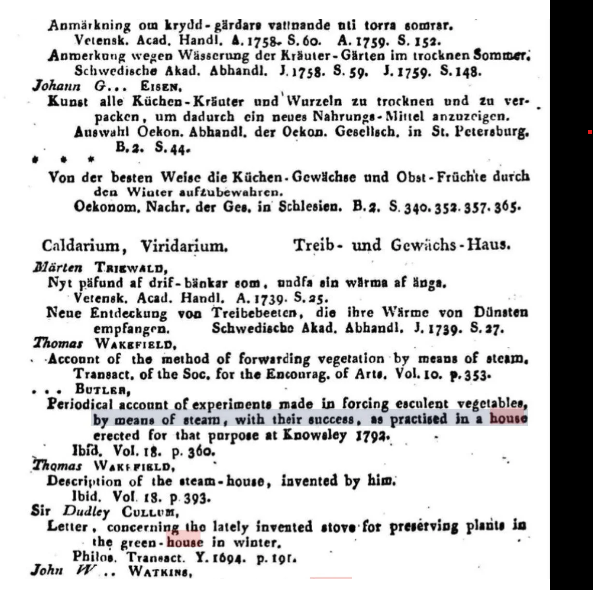
#> input picture data/sample_scan.png, 593 x 590 px
$ jupyter execute fraktur_orc_implementation.ipynb
#> lines starting #> are read from the running program, lines starting #| are printed output that depends on the picture; after the words box and inside, x2 and y2 are one past the last pixel; in counts of white or black regions, pixels touching at a corner belong together
[cell 1]
#!/usr/bin/env python3
"""
Fraktur OCR Implementation using Python
Supports multiple OCR engines with Fraktur-specific configurations
"""

import cv2
import numpy as np
from PIL import Image
import pytesseract
import argparse
import os
from pathlib import Path

class FrakturOCR:
    def __init__(self, engine='tesseract'):
        """
        Initialize Fraktur OCR processor

        Args:
            engine (str): OCR engine to use ('tesseract', 'easyocr')
        """
        self.engine = engine
        self.setup_engine()

    def setup_engine(self):
        """Setup the OCR engine with Fraktur-specific configurations"""
        if self.engine == 'tesseract':
            # Tesseract configuration for Fraktur
            # Using German language model and specific configs
            self.tesseract_config = r'--oem 3 --psm 6 -l deu_frak'

            # Alternative configs for different scenarios
            self.configs = {
                'default': r'--oem 3 --psm 6 -l deu_frak',
                'single_block': r'--oem 3 --psm 6 -l deu_frak',
                'single_line': r'--oem 3 --psm 7 -l deu_frak',
                'word': r'--oem 3 --psm 8 -l deu_frak',
                'sparse': r'--oem 3 --psm 11 -l deu_frak'
            }
        elif self.engine == 'easyocr':
            try:
                import easyocr
                self.reader = easyocr.Reader(['de'])
            except ImportError:
                raise ImportError("EasyOCR not installed. Install with: pip install easyocr")

    def preprocess_image(self, image_path, preprocessing_type='standard'):
        """
        Preprocess image for better Fraktur OCR results

        Args:
            image_path (str): Path to the input image
            preprocessing_type (str): Type of preprocessing to apply

        Returns:
            numpy.ndarray: Preprocessed image
        """
#> called with image_path = 'data/sample_scan.png', preprocessing_type = 'standard'
        # Load image
        if isinstance(image_path, str):
            img = cv2.imread(image_path)
#> img is the input picture: shape (590, 593, 3); mean B, G, R 205.9, 205.7, 205.8
        else:
            img = image_path

        if img is None:
            raise ValueError(f"Could not load image from {image_path}")

        # Convert to grayscale
        gray = cv2.cvtColor(img, cv2.COLOR_BGR2GRAY)

        if preprocessing_type == 'standard':
            # Standard preprocessing for Fraktur
            # Increase contrast
            clahe = cv2.createCLAHE(clipLimit=2.0, tileGridSize=(8,8))
            gray = clahe.apply(gray)
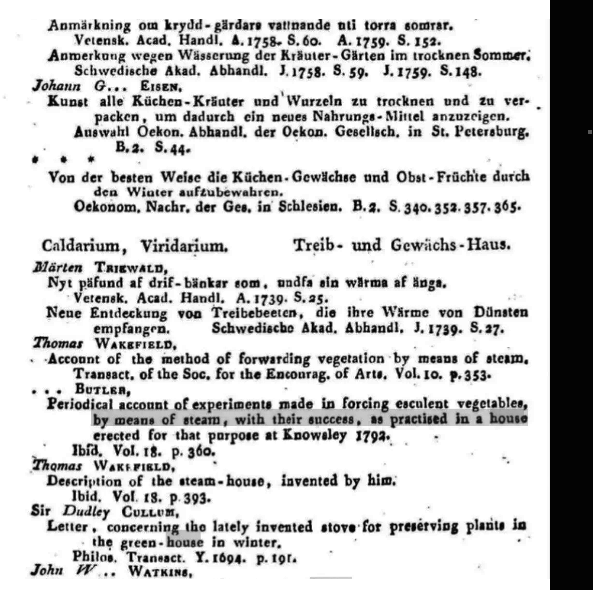
#> gray: shape (590, 593); min 1, max 255, mean 201.7

            # Gaussian blur to reduce noise
            gray = cv2.GaussianBlur(gray, (1, 1), 0)

            # Threshold to binary
            _, binary = cv2.threshold(gray, 0, 255, cv2.THRESH_BINARY + cv2.THRESH_OTSU)
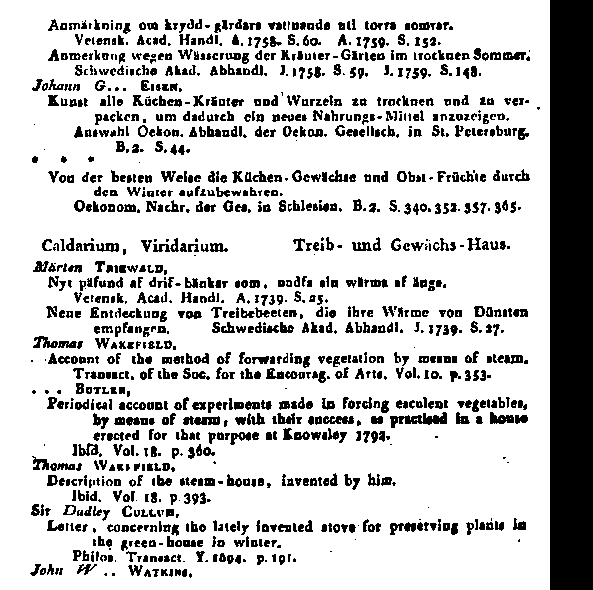
#> binary: shape (590, 593); 79% white; 1207 black regions (215 under 20 px), largest, box (x1, y1, x2, y2) and area: (550, 0, 593, 590) 25370, (390, 412, 447, 428) 433, (183, 416, 220, 425) 247

        elif preprocessing_type == 'aggressive':
            # More aggressive preprocessing for poor quality images
            # Resize image (upscale for better recognition)
            height, width = gray.shape
            gray = cv2.resize(gray, (width*2, height*2), interpolation=cv2.INTER_CUBIC)

            # Denoise
            gray = cv2.fastNlMeansDenoising(gray)

            # Enhance contrast
            clahe = cv2.createCLAHE(clipLimit=3.0, tileGridSize=(8,8))
            gray = clahe.apply(gray)

            # Morphological operations
            kernel = np.ones((1,1), np.uint8)
            gray = cv2.morphologyEx(gray, cv2.MORPH_CLOSE, kernel)

            # Threshold
            _, binary = cv2.threshold(gray, 0, 255, cv2.THRESH_BINARY + cv2.THRESH_OTSU)

        elif preprocessing_type == 'minimal':
            # Minimal preprocessing
            _, binary = cv2.threshold(gray, 127, 255, cv2.THRESH_BINARY)

        return binary

    def extract_text_tesseract(self, image, config_type='default'):
        """
        Extract text using Tesseract OCR

        Args:
            image (numpy.ndarray): Preprocessed image
            config_type (str): Configuration type to use

        Returns:
            str: Extracted text
        """
        config = self.configs.get(config_type, self.configs['default'])

        # Convert numpy array to PIL Image
        pil_image = Image.fromarray(image)

        # Extract text
        text = pytesseract.image_to_string(pil_image, config=config)

        return text.strip()

    # [51 lines left out: functions extract_text_easyocr, post_process_text, not called in this run]

    def process_image(self, image_path, preprocessing='standard',
                     config_type='default', post_process=True):
        """
        Complete OCR processing pipeline

        Args:
            image_path (str): Path to input image
            preprocessing (str): Preprocessing type
            config_type (str): OCR configuration type
            post_process (bool): Whether to apply post-processing

        Returns:
            dict: Results including raw text, cleaned text, and confidence
        """
        # Preprocess image
        processed_image = self.preprocess_image(image_path, preprocessing)

        # Extract text based on engine
        if self.engine == 'tesseract':
            raw_text = self.extract_text_tesseract(processed_image, config_type)
        elif self.engine == 'easyocr':
            raw_text = self.extract_text_easyocr(processed_image)
        else:
            raise ValueError(f"Unsupported engine: {self.engine}")

        # Post-process if requested
        if post_process:
            cleaned_text = self.post_process_text(raw_text)
        else:
            cleaned_text = raw_text

        return {
            'raw_text': raw_text,
            'cleaned_text': cleaned_text,
            'preprocessing': preprocessing,
            'config': config_type if self.engine == 'tesseract' else 'default'
        }

    # [41 lines left out: function batch_process, not called in this run]


def main():
    """Command line interface for Fraktur OCR"""
    parser = argparse.ArgumentParser(description='Fraktur OCR Tool')
    parser.add_argument('input', help='Input image file or directory')
    parser.add_argument('-o', '--output', help='Output directory for batch processing')
    parser.add_argument('-e', '--engine', choices=['tesseract', 'easyocr'],
                       default='tesseract', help='OCR engine to use')
    parser.add_argument('-p', '--preprocessing',
                       choices=['standard', 'aggressive', 'minimal'],
                       default='standard', help='Preprocessing type')
    parser.add_argument('-c', '--config',
                       choices=['default', 'single_block', 'single_line', 'word', 'sparse'],
                       default='default', help='Tesseract configuration')
    parser.add_argument('--no-postprocess', action='store_true',
                       help='Skip post-processing')
    parser.add_argument('--batch', action='store_true',
                       help='Process directory of images')

    args = parser.parse_args()

    # Initialize OCR processor
    ocr = FrakturOCR(engine=args.engine)

    try:
        if args.batch or os.path.isdir(args.input):
            # Batch processing
            results = ocr.batch_process(
                input_directory=args.input,
                output_directory=args.output,
                preprocessing=args.preprocessing,
                config_type=args.config,
                post_process=not args.no_postprocess
            )

            print(f"\nProcessed {len(results)} images")
            for filename, result in results.items():
                if 'error' in result:
                    print(f"❌ {filename}: {result['error']}")
                else:
                    print(f"✅ {filename}: {len(result['cleaned_text'])} characters")

        else:
            # Single image processing
            result = ocr.process_image(
                image_path=args.input,
                preprocessing=args.preprocessing,
                config_type=args.config,
                post_process=not args.no_postprocess
            )

            print("Raw OCR Text:")
            print("-" * 50)
            print(result['raw_text'])
            print("\nCleaned Text:")
            print("-" * 50)
            print(result['cleaned_text'])

            # Save to file if output specified
            if args.output:
                output_file = Path(args.output) / f"{Path(args.input).stem}.txt"
                output_file.parent.mkdir(parents=True, exist_ok=True)
                with open(output_file, 'w', encoding='utf-8') as f:
                    f.write(result['cleaned_text'])
                print(f"\nResult saved to: {output_file}")

    except Exception as e:
        print(f"Error: {e}")
        return 1

    return 0


if __name__ == "__main__":
    exit(main())
#> (the call stopped at in extract_text_tesseract, `text = pytesseract.image_to_string(pil_image, config=config)`: pytesseract is not available in this run)
